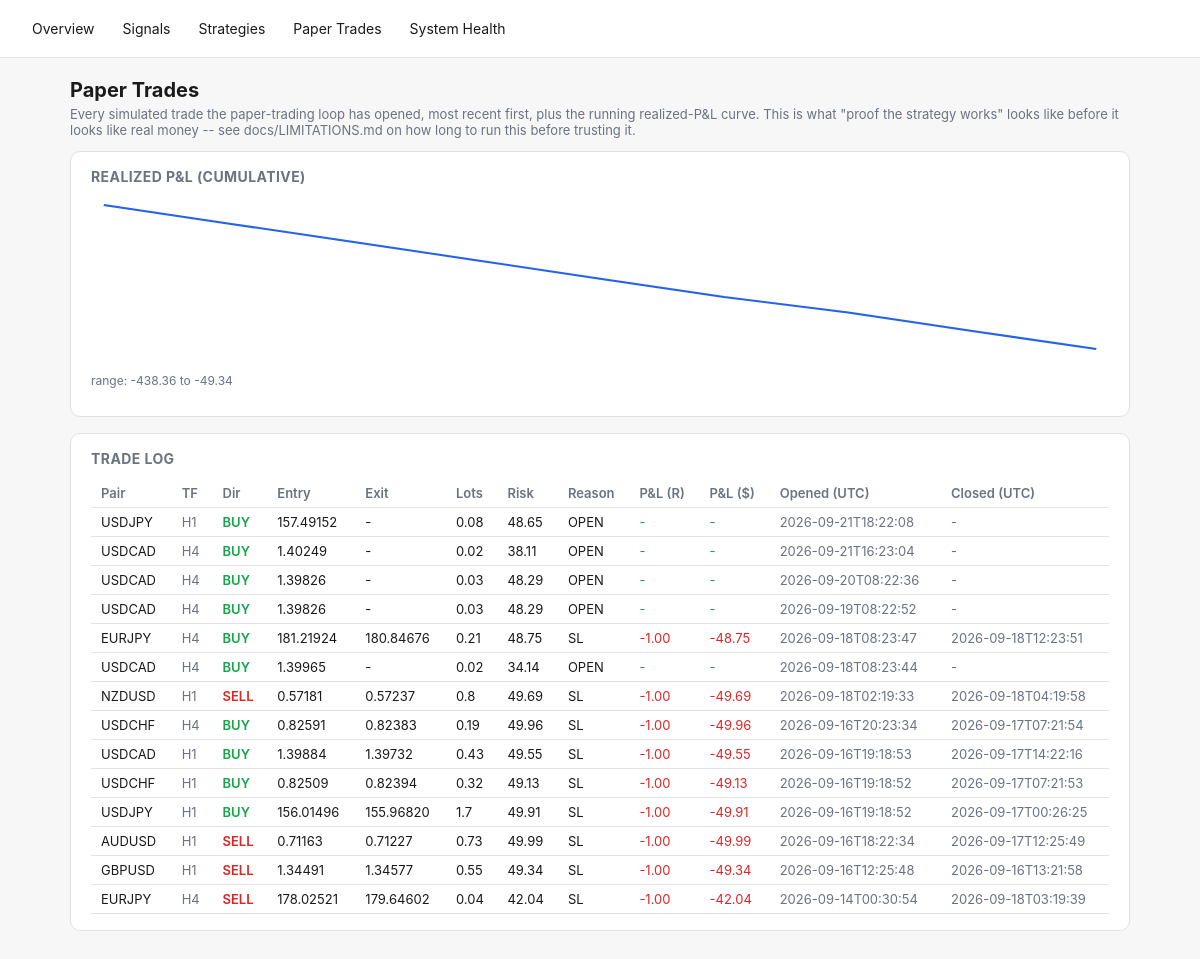
Screenshot of /paper-trades with the database file from the repository.
### tables this page shows
CREATE TABLE paper_trades (
    id INTEGER PRIMARY KEY AUTOINCREMENT,
    signal_id TEXT REFERENCES signals(id),
    pair TEXT NOT NULL,
    direction TEXT NOT NULL,
    entry_time TEXT NOT NULL,
    entry_price REAL NOT NULL,
    stop_loss REAL NOT NULL,
    take_profit REAL NOT NULL,
    lots REAL,                 -- position size at entry (fx_engine.position_sizing), if it could be computed
    risk_amount REAL,          -- dollar amount risked at entry, lots * stop_distance * pip_value
    exit_time TEXT,
    exit_price REAL,
    exit_reason TEXT,
    pnl_r REAL,
    pnl_amount REAL,           -- real dollar P&L = pnl_r * risk_amount (NULL if risk_amount unknown)
    created_at TEXT NOT NULL
, timeframe TEXT NOT NULL DEFAULT 'H4');

### fx_engine/dashboard.py (the view)
    @app.route("/paper-trades")
    def paper_trades_page():
        d = get_db()
        curve = d.paper_equity_curve()
        return render_template(
            "paper_trades.html", trades=d.recent_paper_trades(limit=200), curve=curve,
            svg_points=_equity_curve_svg_points(curve),
            curve_min=min((p["cumulative"] for p in curve), default=0.0),
            curve_max=max((p["cumulative"] for p in curve), default=0.0),
        )

### fx_engine/dashboard.py (called while the page is built)
def _equity_curve_svg_points(curve: list[dict], width: int = 640, height: int = 160, pad: int = 8) -> str:
    if len(curve) < 2:
        return ""
    values = [p["cumulative"] for p in curve]
    lo, hi = min(values), max(values)
    span = (hi - lo) or 1.0
    n = len(values)
    points = []
    for i, v in enumerate(values):
        x = pad + (i / (n - 1)) * (width - 2 * pad)
        y = pad + (1 - (v - lo) / span) * (height - 2 * pad)
        points.append(f"{x:.1f},{y:.1f}")
    return " ".join(points)

### fx_engine/db.py (called while the page is built)
    @contextmanager
    def _conn(self):
        conn = sqlite3.connect(self.path)
        conn.row_factory = sqlite3.Row
        try:
            yield conn
            conn.commit()
        finally:
            conn.close()

    def recent_paper_trades(self, limit: int = 100) -> list[dict]:
        with self._conn() as conn:
            rows = conn.execute(
                "SELECT * FROM paper_trades ORDER BY created_at DESC LIMIT ?", (limit,),
            ).fetchall()
        return [dict(r) for r in rows]

    def paper_equity_curve(self) -> list[dict]:
        with self._conn() as conn:
            rows = conn.execute(
                """SELECT exit_time, pnl_amount FROM paper_trades
                   WHERE exit_time IS NOT NULL AND pnl_amount IS NOT NULL
                   ORDER BY exit_time ASC"""
            ).fetchall()
        cumulative = 0.0
        curve = []
        for r in rows:
            cumulative += r["pnl_amount"]
            curve.append({"exit_time": r["exit_time"], "pnl_amount": r["pnl_amount"], "cumulative": cumulative})
        return curve

### fx_engine/templates/paper_trades.html (shortened to what this page needs)
{% extends "base.html" %}
{% block content %}
<h1>Paper Trades</h1>
<p class="lede">Every simulated trade the paper-trading loop has opened, most recent first, plus the running
realized-P&amp;L curve. This is what "proof the strategy works" looks like before it looks like real money -- see
docs/LIMITATIONS.md on how long to run this before trusting it.</p>
<div class="card">
  <h2>Realized P&amp;L (cumulative)</h2>
  {% if svg_points %}
  <svg viewBox="0 0 640 160" width="100%" height="160" preserveAspectRatio="none">
    <polyline points="{{ svg_points }}" fill="none" stroke="var(--accent)" stroke-width="2" />
  </svg>
  <p class="muted" style="font-size:12px;">range: {{ "%.2f"|format(curve_min) }} to {{ "%.2f"|format(curve_max) }}</p>
  {% else %}
  <p class="muted">Not enough closed trades yet for a curve (need at least 2).</p>
  {% endif %}
</div>
<div class="card">
  <h2>Trade Log</h2>
  <div class="overflow">
  <table>
    <tr>
      <th>Pair</th><th>TF</th><th>Dir</th><th>Entry</th><th>Exit</th><th>Lots</th><th>Risk</th>
      <th>Reason</th><th>P&amp;L (R)</th><th>P&amp;L ($)</th><th>Opened (UTC)</th><th>Closed (UTC)</th>
    </tr>
    {% for t in trades %}
    <tr>
      <td>{{ t.pair }}</td>
      <td class="muted">{{ t.timeframe or "H4" }}</td>
      <td class="{{ 'buy' if t.direction=='BUY' else 'sell' }}">{{ t.direction }}</td>
      <td>{{ "%.5f"|format(t.entry_price) }}</td>
      <td>{{ "%.5f"|format(t.exit_price) if t.exit_price is not none else "-" }}</td>
      <td>{{ t.lots if t.lots is not none else "-" }}</td>
      <td>{{ "%.2f"|format(t.risk_amount) if t.risk_amount is not none else "-" }}</td>
      <td>{{ t.exit_reason or "OPEN" }}</td>
      <td style="color:{{ 'var(--green)' if (t.pnl_r or 0) >= 0 else 'var(--red)' }}">
        {{ "%.2f"|format(t.pnl_r) if t.pnl_r is not none else "-" }}
      </td>
      <td style="color:{{ 'var(--green)' if (t.pnl_amount or 0) >= 0 else 'var(--red)' }}">
        {{ "%.2f"|format(t.pnl_amount) if t.pnl_amount is not none else "-" }}
      </td>
      <td class="muted">{{ t.entry_time[:19] }}</td>
      <td class="muted">{{ t.exit_time[:19] if t.exit_time else "-" }}</td>
    </tr>
    {% else %}
    <tr><td colspan="12" class="muted">No paper trades yet -- run `python -m fx_engine.main paper --once`.</td></tr>
    {% endfor %}
  </table>
  </div>
</div>
{% endblock %}

### fx_engine/templates/base.html (style rules this page uses)
:root { --bg:#f7f7f8; --fg:#1a1a1a; --card:#ffffff; --border:#e2e2e5; --accent:#2563eb; --green:#16a34a; --red:#dc2626; --amber:#d97706; --muted:#6b7280; }
* { box-sizing: border-box; }
body { margin:0; font-family:-apple-system,BlinkMacSystemFont,"Segoe UI",sans-serif; background:var(--bg); color:var(--fg); }
.card { background:var(--card); border:1px solid var(--border); border-radius:10px; padding:16px 20px; margin-bottom:16px; }
table { width:100%; border-collapse:collapse; font-size:13px; }
th, td { text-align:left; padding:6px 10px; border-bottom:1px solid var(--border); white-space:nowrap; }
th { color:var(--muted); font-weight:600; }
.buy { color:var(--green); font-weight:600; }
.sell { color:var(--red); font-weight:600; }
.muted { color:var(--muted); }
h1 { font-size:20px; margin:0 0 4px; }
h2 { font-size:14px; margin:0 0 12px; color:var(--muted); text-transform:uppercase; letter-spacing:.03em; }
p.lede { color:var(--muted); font-size:13px; margin-top:0; }
.overflow { overflow-x:auto; }

### rows the page displays
paper_trades: pair "USDJPY", timeframe "H1", direction "BUY", entry_price "157.49152", exit_price "-", lots "0.08", risk_amount "48.65", exit_reason "OPEN", pnl_r "-", pnl_amount "-", entry_time "2026-09-21T18:22:08", exit_time "-"
paper_trades: pair "USDCAD", timeframe "H4", direction "BUY", entry_price "1.40249", exit_price "-", lots "0.02", risk_amount "38.11", exit_reason "OPEN", pnl_r "-", pnl_amount "-", entry_time "2026-09-21T16:23:04", exit_time "-"
paper_trades: pair "USDCAD", timeframe "H4", direction "BUY", entry_price "1.39826", exit_price "-", lots "0.03", risk_amount "48.29", exit_reason "OPEN", pnl_r "-", pnl_amount "-", entry_time "2026-09-20T08:22:36", exit_time "-"
paper_trades: pair "USDCAD", timeframe "H4", direction "BUY", entry_price "1.39826", exit_price "-", lots "0.03", risk_amount "48.29", exit_reason "OPEN", pnl_r "-", pnl_amount "-", entry_time "2026-09-19T08:22:52", exit_time "-"
paper_trades: pair "EURJPY", timeframe "H4", direction "BUY", entry_price "181.21924", exit_price "180.84676", lots "0.21", risk_amount "48.75", exit_reason "SL", pnl_r "-1.00", pnl_amount "-48.75", entry_time "2026-09-18T08:23:47", exit_time "2026-09-18T12:23:51"
paper_trades: pair "USDCAD", timeframe "H4", direction "BUY", entry_price "1.39965", exit_price "-", lots "0.02", risk_amount "34.14", exit_reason "OPEN", pnl_r "-", pnl_amount "-", entry_time "2026-09-18T08:23:44", exit_time "-"
paper_trades: pair "NZDUSD", timeframe "H1", direction "SELL", entry_price "0.57181", exit_price "0.57237", lots "0.8", risk_amount "49.69", exit_reason "SL", pnl_r "-1.00", pnl_amount "-49.69", entry_time "2026-09-18T02:19:33", exit_time "2026-09-18T04:19:58"
paper_trades: pair "USDCHF", timeframe "H4", direction "BUY", entry_price "0.82591", exit_price "0.82383", lots "0.19", risk_amount "49.96", exit_reason "SL", pnl_r "-1.00", pnl_amount "-49.96", entry_time "2026-09-16T20:23:34", exit_time "2026-09-17T07:21:54"
paper_trades: pair "USDCAD", timeframe "H1", direction "BUY", entry_price "1.39884", exit_price "1.39732", lots "0.43", risk_amount "49.55", exit_reason "SL", pnl_r "-1.00", pnl_amount "-49.55", entry_time "2026-09-16T19:18:53", exit_time "2026-09-17T14:22:16"
paper_trades: pair "USDCHF", timeframe "H1", direction "BUY", entry_price "0.82509", exit_price "0.82394", lots "0.32", risk_amount "49.13", exit_reason "SL", pnl_r "-1.00", pnl_amount "-49.13", entry_time "2026-09-16T19:18:52", exit_time "2026-09-17T07:21:53"
paper_trades: pair "USDJPY", timeframe "H1", direction "BUY", entry_price "156.01496", exit_price "155.96820", lots "1.7", risk_amount "49.91", exit_reason "SL", pnl_r "-1.00", pnl_amount "-49.91", entry_time "2026-09-16T19:18:52", exit_time "2026-09-17T00:26:25"
paper_trades: pair "AUDUSD", timeframe "H1", direction "SELL", entry_price "0.71163", exit_price "0.71227", lots "0.73", risk_amount "49.99", exit_reason "SL", pnl_r "-1.00", pnl_amount "-49.99", entry_time "2026-09-16T18:22:34", exit_time "2026-09-17T12:25:49"
paper_trades: pair "GBPUSD", timeframe "H1", direction "SELL", entry_price "1.34491", exit_price "1.34577", lots "0.55", risk_amount "49.34", exit_reason "SL", pnl_r "-1.00", pnl_amount "-49.34", entry_time "2026-09-16T12:25:48", exit_time "2026-09-16T13:21:58"
paper_trades: pair "EURJPY", timeframe "H4", direction "SELL", entry_price "178.02521", exit_price "179.64602", lots "0.04", risk_amount "42.04", exit_reason "SL", pnl_r "-1.00", pnl_amount "-42.04", entry_time "2026-09-14T00:30:54", exit_time "2026-09-18T03:19:39"

### other values shown
{{ "%.2f"|format(curve_min) }} "-438.36"
{{ "%.2f"|format(curve_max) }} "-49.34"
